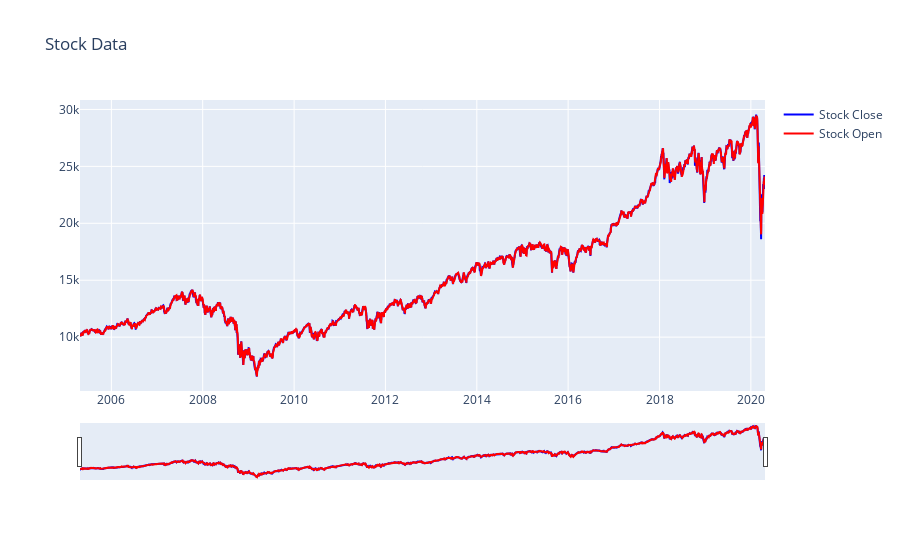

Source (notebook cell):
### Code cell
fig = dict(data = data,
           layout = layout)

offline.iplot(fig)

### Figure 1 — Plotly figure (JSON) as saved in the notebook; plotly's stock layout.template omitted (floating-point values rounded to 4 significant figures; data arrays with more than 128 entries replaced by an {"elided": "..."} marker saying what was removed)
{"data": [{"line": {"color": "blue"}, "name": "Stock Close", "type": "scatter", "x": {"elided": "3776 str values"}, "y": {"elided": "3776 float values"}}, {"line": {"color": "red"}, "name": "Stock Open", "type": "scatter", "x": {"elided": "3776 str values"}, "y": {"elided": "3776 float values"}}], "layout": {"title": {"text": "Stock Data"}, "xaxis": {"rangeslider": {"visible": true}, "type": "date"}}}
